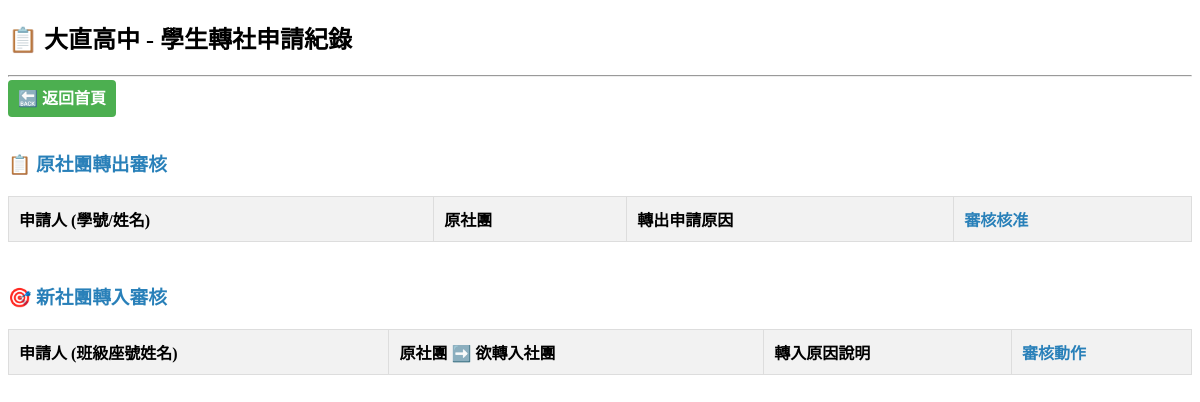
The app's page /apply/teacher/ (signed in), older data.
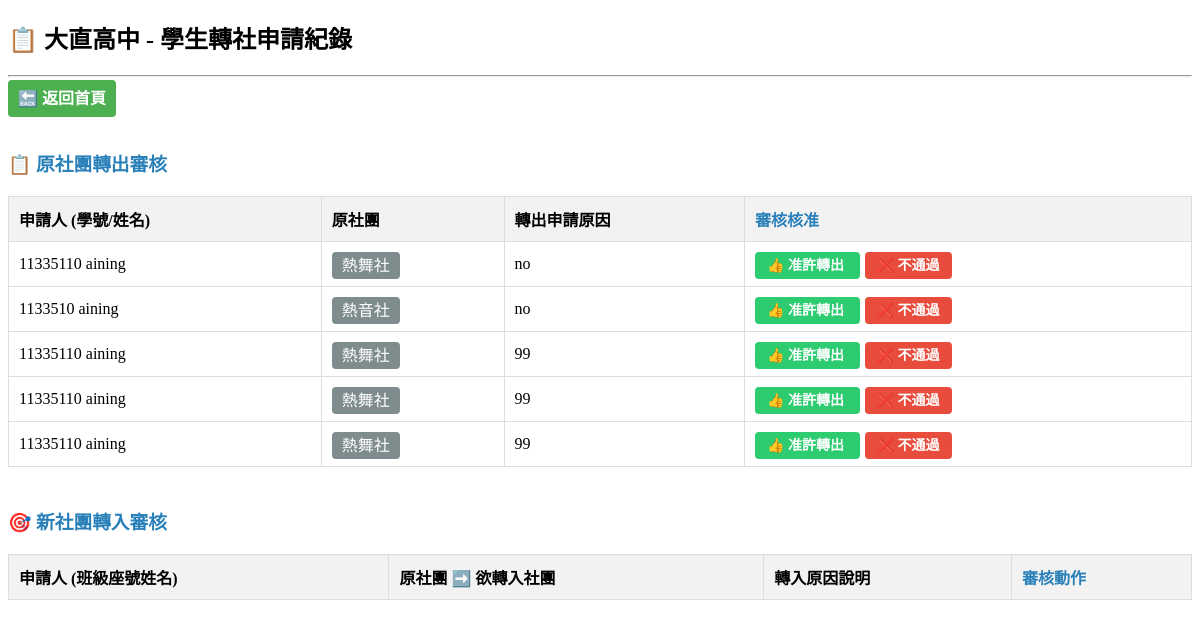
The same page, newer data.
### em/models.py (models this page shows, shortened)
class Apply(models.Model):
    STATUS_CHOICES = [
        (0, '第一關：等待原社社長審核'),
        (1, '第一關失敗：原社社長拒絕'),
        (2, '第二關：等待原社社師審核'),
        (3, '第二關失敗：原社社師拒絕'),
        (4, '申請成功：允許轉出'),
        (5, '第三關：選取欲轉入社團並填寫資料'),
        (6, '第四關：等待新社社長審核'),
        (7, '第四關失敗：新社社長拒絕'),
        (8, '第五關：等待新社社師審核'),
        (9, '第五關失敗：新社社師拒絕'),
        (10, '第六關：等待組長審核'),
        (11, '第六關失敗：組長拒絕'),
        (12, '第六關成功：申請成功'),
    ]
    applicant = models.ForeignKey(User, on_delete=models.CASCADE, verbose_name='申請者')
    student_id = models.CharField('學號', max_length=20)
    from_club = models.ForeignKey(Club, on_delete=models.CASCADE, related_name='out_applies', verbose_name='原社團',null=True, blank=True)
    target_club = models.ForeignKey(Club, on_delete=models.CASCADE, related_name='in_applies', verbose_name='想轉入的社團', null=True, blank=True)
    out_reason = models.TextField('轉出原因', null=True, blank=True)
    in_reason = models.TextField('轉入原因', null=True, blank=True)
    status = models.IntegerField('申請狀態', choices=STATUS_CHOICES, default=0)
    chief_approved = models.BooleanField(null=True, blank=True, verbose_name="原社社長審核")
    teacher_approved = models.BooleanField(null=True, blank=True, verbose_name="原社老師審核")
    new_chief_approved = models.BooleanField(null=True, blank=True, verbose_name="新社社長審核")
    new_teacher_approved = models.BooleanField(null=True, blank=True, verbose_name="新社老師審核")
    leader_approved = models.BooleanField(null=True, blank=True, verbose_name="訓育組長最終核定")

class Club(models.Model):
    CATEGORY_CHOICES = [
        ('才藝', '才藝性社團'),
        ('體育', '體育性社團'),
        ('育樂', '育樂性社團'),
        ('學術類自然', '學術類自然社團'),
        ('學術類社會', '學術類社會社團'),
    ]
    category = models.CharField(
        '社團屬性',
        max_length=10,
        choices=CATEGORY_CHOICES,
        default='才藝'
    )
    clubname = models.CharField('社團名稱', max_length=10)
    leadername = models.CharField('社長名稱', max_length=5)
    teachername = models.CharField('社師名稱', max_length=5)
    memberaccount = models.CharField('社團名額', max_length=3, default='40')
    def __str__(self):
        return self.clubname

### em/views.py (the view, shortened to what this page needs)
# urls.py: path('apply/teacher/', views.TeacherApplyList.as_view(), name='teacher_list'),
class TeacherApplyList(PermissionRequiredMixin, ListView):
    permission_required = 'em.view_apply'
    model = Apply
    template_name = 'em/teacher_list.html'
    login_url = '/login/'
    def get_queryset(self):
        user_email = self.request.GET.get('mock_user', self.request.user.email)
        if user_email == 'leader@dcsh.tp.edu.tw' or self.request.user.is_superuser:
            return Apply.objects.all()
    def get_context_data(self, **kwargs):
        context = super().get_context_data(**kwargs)
        context['current_mock_user'] = self.request.GET.get('mock_user', self.request.user.email)
        return context

### em/templates/em/teacher_list.html (shortened to what this page needs)
<!DOCTYPE html>
<html>
<head>
</head>
<body>
    <h2>📋 大直高中 - 學生轉社申請紀錄</h2>
    <hr>
   <a href="/" style="padding: 10px; background-color: #4CAF50; color: white; text-decoration: none; border-radius: 4px; font-weight: bold;">
    🔙 返回首頁
</a>
    <h3 class="section-title-out">📋 原社團轉出審核</h3>
    <table border="1" cellpadding="10" style="border-collapse: collapse; width: 100%; text-align: center;">
        <thead>
            <tr style="background-color: #f9ebea;"> <th>申請人 (學號/姓名)</th>
                <th>原社團 </th>
                <th>轉出申請原因</th>
                <th style="color: #2980b9;">審核核准</th>
            </tr>
        </thead>
        <tbody>
            {% for apply in object_list %}
                {% if apply.status == 0 %}
                <tr>
                    <td>{{ apply.student_id }} {{ apply.applicant.username }}</td>
                   <td><span class="badge bg-secondary" style="background-color: #7f8c8d; color: white; padding: 5px 10px; border-radius: 4px;">{{ apply.from_club }}</span></td>
                    <td>{{ apply.out_reason }}</td>
                    <td>
                        <a href="{% url 'review_apply' apply.pk 5 %}" style="background:#2ecc71; color:white; padding:6px 12px; text-decoration:none; border-radius:4px; margin-right:5px; font-weight: bold; font-size: 14px;">
                            👍 准許轉出
                        </a>
                        <a href="{% url 'review_apply' apply.pk 12 %}" style="background:#e74c3c; color:white; padding:6px 12px; text-decoration:none; border-radius:4px; font-weight: bold; font-size: 14px;">
                            ❌ 不通過
                        </a>
                    </td>
                </tr>
                {% endif %}
            {% empty %}
                <tr>
                    <td colspan="4">目前沒有任何待處理的轉出申請。</td>
                </tr>
            {% endfor %}
        </tbody>
    </table>
    <h3 class="section-title-in">🎯 新社團轉入審核</h3>
    <table border="1" cellpadding="10" style="border-collapse: collapse; width: 100%; text-align: center;">
        <thead>
            <tr style="background-color: #eaf2f8;"> <th>申請人 (班級座號姓名)</th>
                <th>原社團 ➡️ 欲轉入社團</th>
                <th>轉入原因說明</th>
                <th style="color: #2980b9;">審核動作</th>
            </tr>
        </thead>
    </table>
</body>
</html>

Row changes from the older to the newer data that the page shows:
added Apply: student_id "11335110", applicant.username "aining", from_club "熱舞社", out_reason "no"
added Apply: student_id "1133510", applicant.username "aining", from_club "熱音社", out_reason "no"
added Apply: student_id "11335110", applicant.username "aining", from_club "熱舞社", out_reason "99"
added Apply: student_id "11335110", applicant.username "aining", from_club "熱舞社", out_reason "99"
added Apply: student_id "11335110", applicant.username "aining", from_club "熱舞社", out_reason "99"
